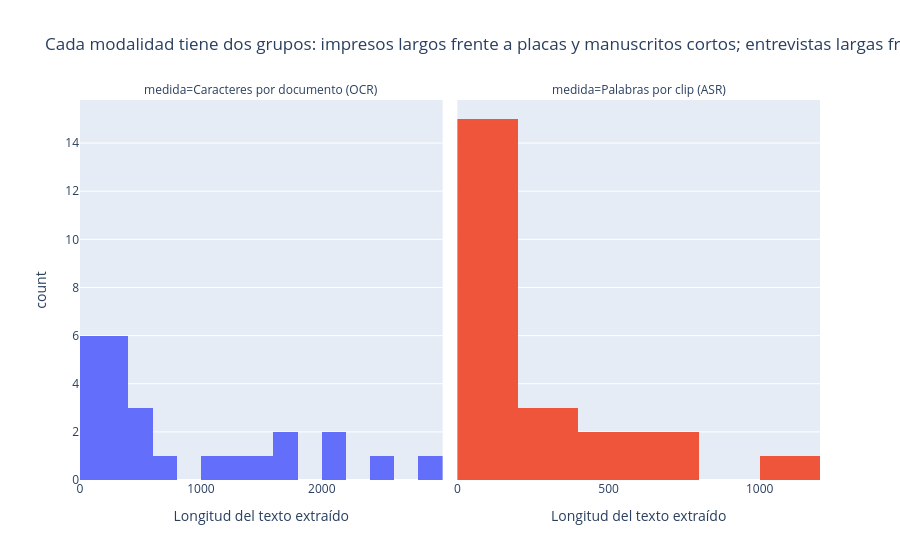

This figure's notebook cell:
### Code cell
largos = pd.concat([
    pd.DataFrame({"longitud": corpus_documentos["caracteres_ocr"], "medida": "Caracteres por documento (OCR)"}),
    pd.DataFrame({"longitud": audios_validos["texto_asr"].str.split().str.len(), "medida": "Palabras por clip (ASR)"}),
])
fig = px.histogram(largos, x="longitud", facet_col="medida", nbins=15, color="medida",
                   title="Cada modalidad tiene dos grupos: impresos largos frente a placas y manuscritos cortos; entrevistas largas frente a frases leídas",
                   labels={"longitud": "Longitud del texto extraído", "count": "Archivos"})
fig.update_xaxes(matches=None)
fig.update_layout(showlegend=False)
fig.show()

### Figure 1 — Plotly figure (JSON) as saved in the notebook; plotly's stock layout.template omitted (floating-point values rounded to 4 significant figures)
{"data": [{"bingroup": "x", "hovertemplate": "medida=Caracteres por documento (OCR)<br>Longitud del texto extraído=%{x}<br>count=%{y}<extra></extra>", "legendgroup": "Caracteres por documento (OCR)", "marker": {"color": "#636efa", "pattern": {"shape": ""}}, "name": "Caracteres por documento (OCR)", "nbinsx": 15, "orientation": "v", "showlegend": true, "type": "histogram", "x": [768, 1530, 1326, 2454, 2041, 2170, 1664, 1179, 117, 382, 421, 340, 237, 267, 143, 121, 2826, 129, 547, 219, 516, 80, 1683, 101, 317], "xaxis": "x", "yaxis": "y"}, {"bingroup": "x", "hovertemplate": "medida=Palabras por clip (ASR)<br>Longitud del texto extraído=%{x}<br>count=%{y}<extra></extra>", "legendgroup": "Palabras por clip (ASR)", "marker": {"color": "#EF553B", "pattern": {"shape": ""}}, "name": "Palabras por clip (ASR)", "nbinsx": 15, "orientation": "v", "showlegend": true, "type": "histogram", "x": [59, 39, 38, 50, 40, 37, 39, 41, 27, 38, 38, 40, 87, 282, 403, 691, 1102, 753, 73, 542, 195, 206, 354], "xaxis": "x2", "yaxis": "y2"}], "layout": {"annotations": [{"font": {}, "showarrow": false, "text": "medida=Caracteres por documento (OCR)", "x": 0.245, "xanchor": "center", "xref": "paper", "y": 1.0, "yanchor": "bottom", "yref": "paper"}, {"font": {}, "showarrow": false, "text": "medida=Palabras por clip (ASR)", "x": 0.755, "xanchor": "center", "xref": "paper", "y": 1.0, "yanchor": "bottom", "yref": "paper"}], "barmode": "relative", "legend": {"title": {"text": "medida"}, "tracegroupgap": 0}, "showlegend": false, "title": {"text": "Cada modalidad tiene dos grupos: impresos largos frente a placas y manuscritos cortos; entrevistas largas frente a frases leídas"}, "xaxis": {"anchor": "y", "domain": [0.0, 0.49], "title": {"text": "Longitud del texto extraído"}}, "xaxis2": {"anchor": "y2", "domain": [0.51, 1.0], "title": {"text": "Longitud del texto extraído"}}, "yaxis": {"anchor": "x", "domain": [0.0, 1.0], "title": {"text": "count"}}, "yaxis2": {"anchor": "x2", "domain": [0.0, 1.0], "matches": "y", "showticklabels": false}}}
